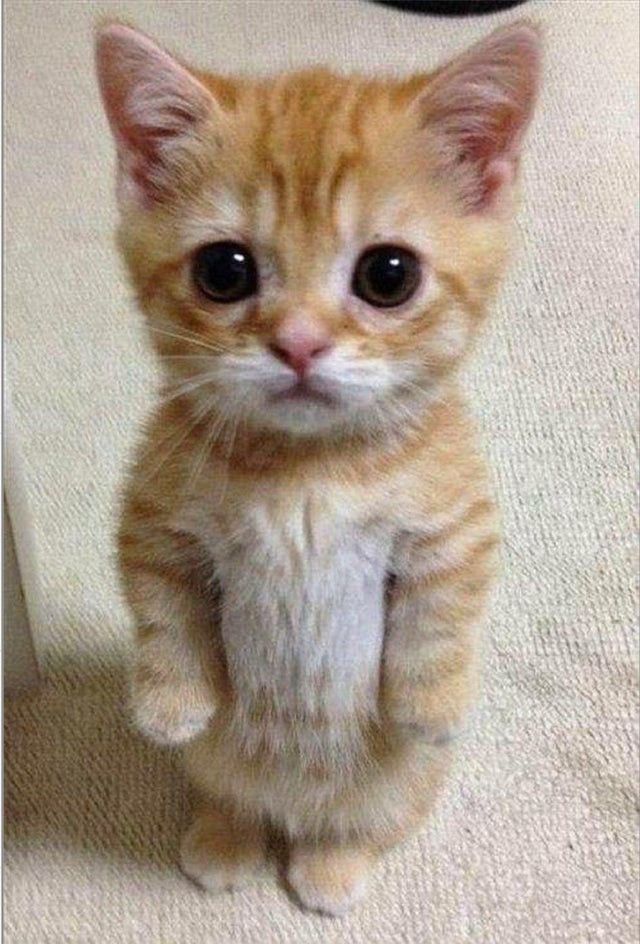
#> input picture cat.jpg, 640 x 944 px
$ python ruido.py
#> lines starting #> are read from the running program, lines starting #| are printed output that depends on the picture
import cv2
import numpy as np
import matplotlib.pyplot as plt

img = cv2.imread("cat.jpg", 0)
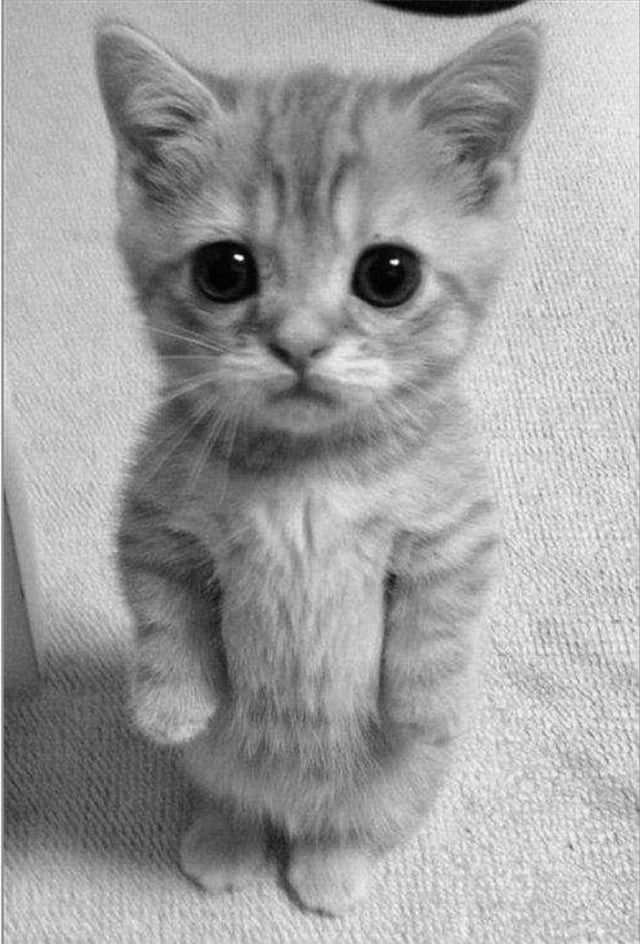
#> img: shape (944, 640); min 0, max 255, mean 160.5
ruido = np.random.normal(0, 50, img.shape)
img_ruido = img + ruido
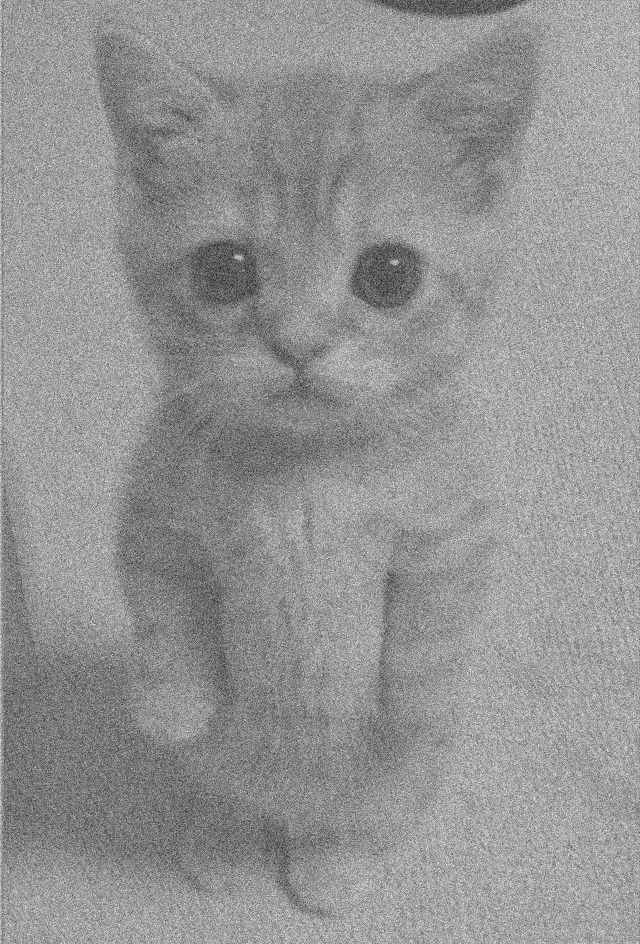
#> img_ruido: shape (944, 640) float64; min -226.7, max 440, mean 160.7; drawn with min black and max white
np.clip(img_ruido, 0, 255).astype(np.uint8)

cv2.imwrite('img_ruido.jpg', img_ruido)
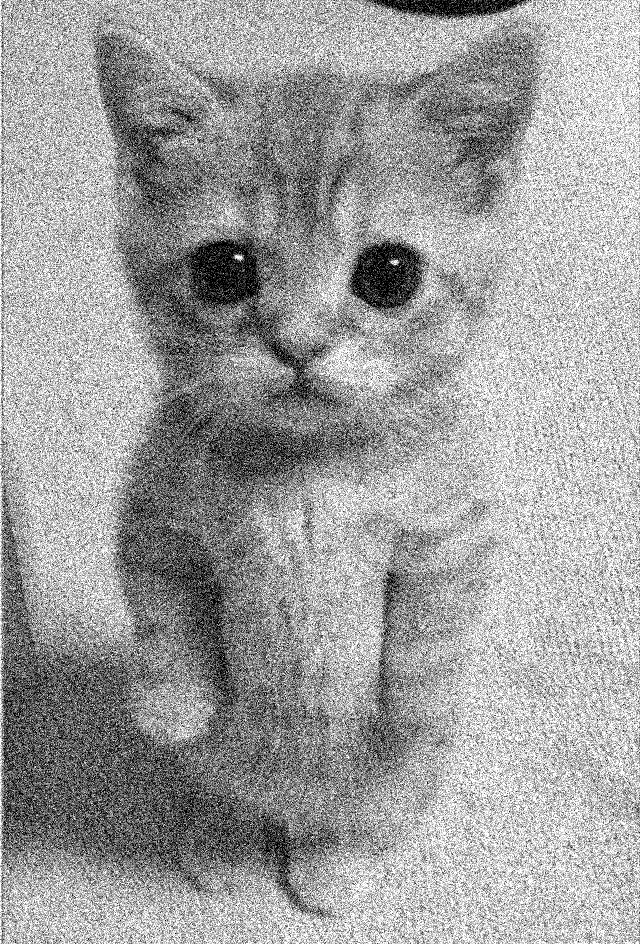
#> saved as img_ruido.jpg: shape (944, 640); min 0, max 255, mean 159

plt.figure(figsize=(8,4))
plt.subplot(1, 2, 1)
plt.imshow(img, cmap="gray")
plt.axis('off')

plt.subplot(1, 2, 2)
plt.imshow(img_ruido, cmap="gray")
plt.axis('off')

plt.tight_layout()
plt.savefig("1_ruido.png")
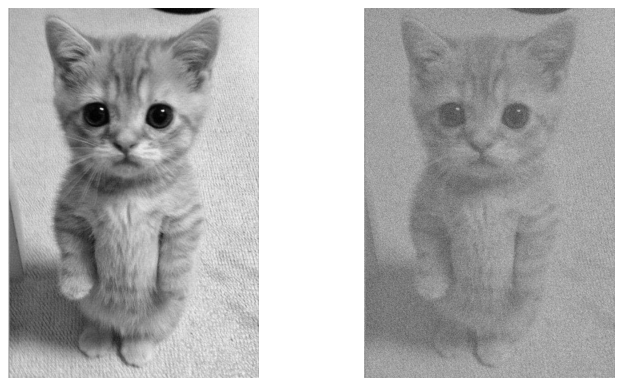
#> figure drawn by matplotlib, 2 panels
